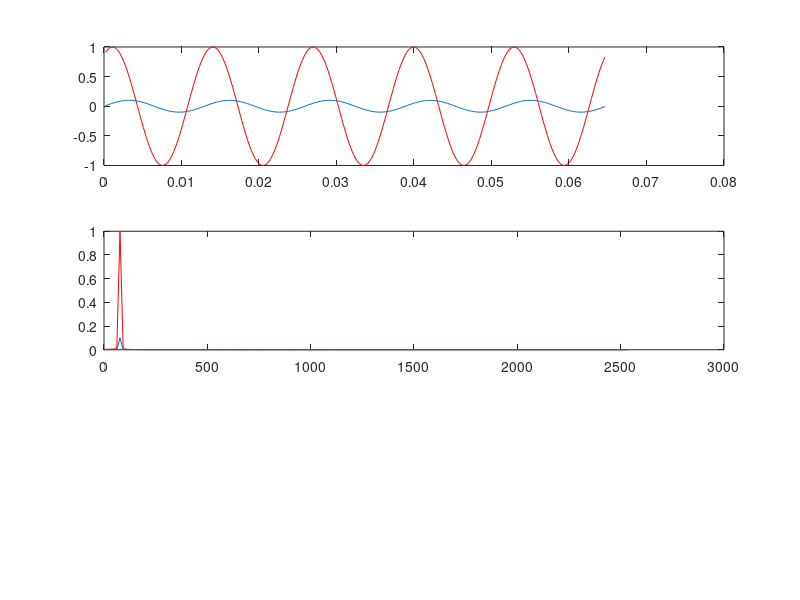

Here is the MATLAB script that generated this plot: (Note: this script raises an error after producing the figure.)
clear;clc;close all
freq=5120; %sample frequence
n=5;    %sample round
f0=77.179;    %object work frequence
phase0 = 60; %object phase in degree , /180*pi to get rad


dt=1/freq;
TS = n/f0;
T=0:dt:TS;
T=T(2:length(T));
smp = length(T);

phase0_degree = phase0/180*pi;
sig = sin(2*pi*f0*T+phase0_degree);
sig_compare = 0.1*sin(2*pi*f0*T);

subplot(3,1,1);
plot(T,sig,'r');
hold on
plot(T,sig_compare);
hold off

fftsig = fft(sig,smp);
fftsig_compare = fft(sig_compare,smp);

df=freq/smp;
freqs = 0:df:freq;
amps = abs(fftsig)*2/smp;
amps_compare = abs(fftsig_compare)*2/smp;

freqNum = fix(smp/2);
freqs = freqs(1:freqNum);

[famp,findex] = max(amps);
freq0_computed = freqs(findex);

[famp_comare,findex] = max(amps_compare);
freq0_computed_compare = freqs(findex);

subplot(3,1,2);
plot(freqs,amps(1:length(freqs)),'r');
hold on;
plot(freqs,amps_compare(1:length(freqs)));
hold off

fpha = phase(fftsig)*180/pi;
phase_computed = fpha(findex);

fpha_compare = phase(fftsig_compare)*180/pi;
phase_computed_compare = fpha_compare(findex);

subplot(3,1,3);
plot(freqs,mod(fpha(1:length(freqs)),360)*pi,'r');
hold on;
plot(freqs,mod(fpha_compare(1:length(freqs)),360)*pi);


phase_diff = phase_computed - phase_computed_compare  



